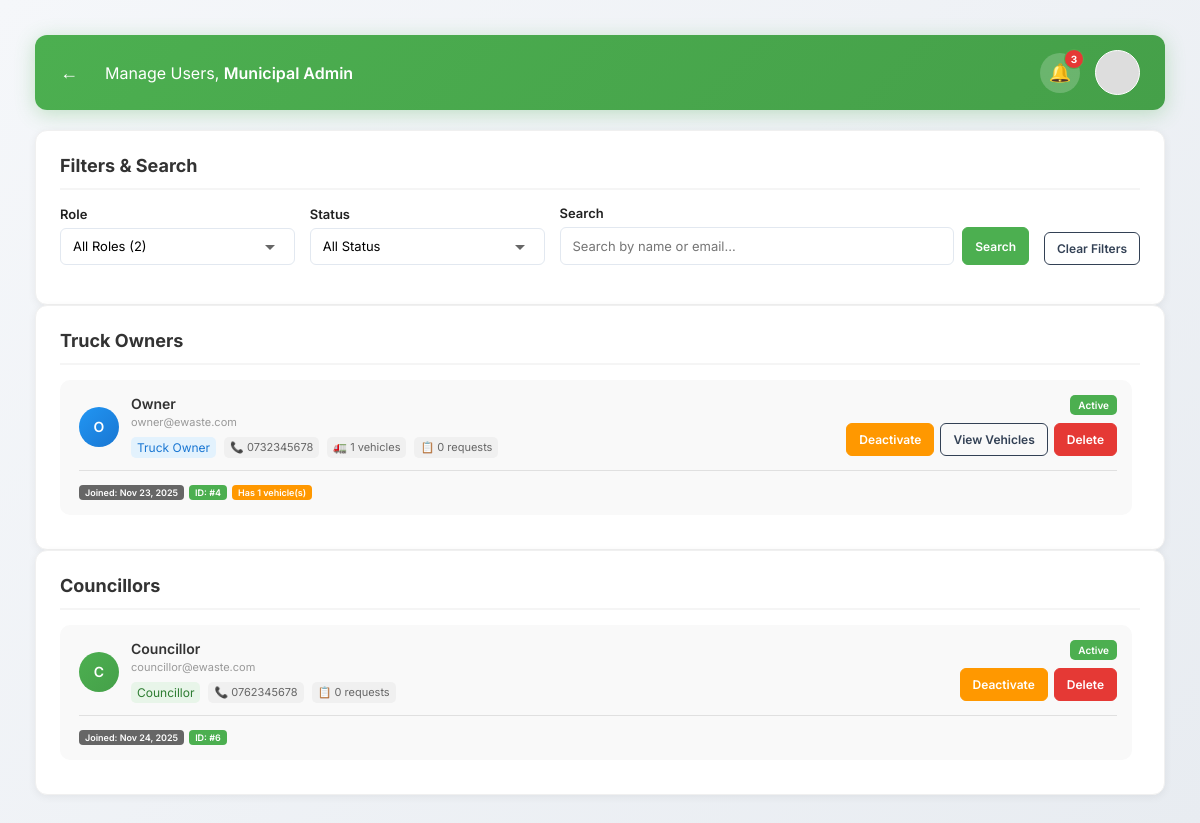
Page /public/admin-users.php (signed in) on the committed database.
### tables this page shows
CREATE TABLE `users` (
  `id` int(11) NOT NULL,
  `name` varchar(120) NOT NULL,
  `email` varchar(160) NOT NULL,
  `profile_pic` varchar(255) DEFAULT NULL,
  `phone` varchar(40) DEFAULT NULL,
  `password_hash` varchar(255) NOT NULL,
  `role` enum('resident','driver','owner','councillor','municipal_admin','administrator') NOT NULL DEFAULT 'resident',
  `ward_id` int(11) DEFAULT NULL,
  `owner_id` int(11) DEFAULT NULL,
  `status` enum('active','suspended') NOT NULL DEFAULT 'active',
  `created_at` timestamp NOT NULL DEFAULT current_timestamp()
);

### includes/auth-check.php (called while the page is built, shortened)
<?php
$currentUserName = $_SESSION['full_name'] ?? ($_SESSION['name'] ?? null);

### public/admin-users.php (the view, shortened to what this page needs)
<?php
require_once __DIR__.'/../includes/db.php';
require_once __DIR__.'/../includes/auth-check.php';
function h($s){ return htmlspecialchars((string)$s, ENT_QUOTES, 'UTF-8'); }
$adminName = $currentUserName ?: 'Admin';
$roleFilter   = $_GET['role'] ?? 'all';
$statusFilter = $_GET['status'] ?? 'all';
$searchQuery  = $_GET['search'] ?? '';
$query = "
  SELECT u.id, u.name, u.email, u.phone, u.role, u.status, u.created_at,
         SUM(CASE WHEN v.id IS NOT NULL AND (v.status IS NULL OR v.status <> 'deleted') THEN 1 ELSE 0 END) as vehicle_count,
         COUNT(DISTINCT r.id) as request_count
  FROM users u
  LEFT JOIN vehicles v ON v.owner_id = u.id
  LEFT JOIN requests r ON r.resident_id = u.id
  WHERE u.role IN ('councillor', 'owner', 'truck_owner')
";
$query .= "
  GROUP BY u.id, u.name, u.email, u.phone, u.role, u.status, u.created_at
  ORDER BY u.created_at DESC
";
$stmt = $conn->prepare($query);
$stmt->execute();
$result = $stmt->get_result();
$owners = [];
$councillors = [];
while ($row = $result->fetch_assoc()) {
    if (in_array($row['role'], ['owner','truck_owner'], true)) {
        $owners[] = $row;
    } else {
        $councillors[] = $row;
    }
}
$totalUsers      = count($owners) + count($councillors);
?>
<!DOCTYPE html>
<html lang="en">
<head>
  <link rel="stylesheet" href="../assets/css/municipal.css">
</head>
<body>
  <div class="container">
    <div class="header">
      <div class="header-left">
        <a href="admin-dashboard.php" class="back-button">←</a>
        <div class="welcome-text">Manage Users, <strong><?=h($adminName);?></strong></div>
      </div>
      <div class="header-right">
        <div class="notification-badge"><div class="notification-count">3</div></div>
        <div class="profile-pic"></div>
      </div>
    </div>
    <div class="card">
      <div class="card-title">Filters & Search</div>
      <form method="GET" action="" class="filter-form">
        <div class="filter-grid">
          <div class="form-group">
            <label class="form-label">Role</label>
            <select name="role" class="form-select" onchange="this.form.submit()">
              <option value="all"      <?=$roleFilter==='all'?'selected':'';?>>All Roles (<?=$totalUsers;?>)</option>
            </select>
          </div>
          <div class="form-group">
            <label class="form-label">Status</label>
            <select name="status" class="form-select" onchange="this.form.submit()">
              <option value="all"     <?=$statusFilter==='all'?'selected':'';?>>All Status</option>
            </select>
          </div>
          <div class="form-group">
            <label class="form-label">Search</label>
            <div class="search-container">
              <input type="text" name="search" class="form-input" placeholder="Search by name or email..." value="<?=h($searchQuery);?>">
              <button type="submit" class="btn btn-primary">Search</button>
            </div>
          </div>
          <div class="form-group">
            <label class="form-label">&nbsp;</label>
            <a href="admin-users.php" class="btn btn-outline">Clear Filters</a>
          </div>
        </div>
      </form>
    </div>
    <div class="card full-width">
      <div class="card-title">Truck Owners</div>
      <div class="scroll-container">
        <?php if(empty($owners)): ?>
          <div class="empty">No truck owners found.</div>
        <?php else: foreach($owners as $user):
          $statusClass = $user['status']==='active' ? 'badge-approved' : 'badge-pending';
          $initials='U';
          if ($user['name']) {
            $parts = explode(' ', $user['name']);
            $initials = strtoupper(substr($parts[0],0,1).(isset($parts[1])?substr($parts[1],0,1):''));
          }
        ?>
        <div class="user-item">
          <div class="user-header">
            <div class="user-info">
              <div class="user-avatar role-owner"><?= $initials; ?></div>
              <div class="user-details">
                <h4><?=h($user['name']);?></h4>
                <div class="user-email"><?=h($user['email']);?></div>
                <div class="user-meta">
                  <span class="user-role role-owner">Truck Owner</span>
                  <?php if($user['phone']): ?><span class="user-phone">📞 <?=h($user['phone']);?></span><?php endif; ?>
                  <span class="user-stats">🚛 <?= (int)$user['vehicle_count']; ?> vehicles</span>
                  <span class="user-stats">📋 <?= (int)$user['request_count']; ?> requests</span>
                </div>
              </div>
            </div>
            <div class="user-actions">
              <span class="badge <?=$statusClass;?>"><?=h(ucfirst($user['status']));?></span>
              <div class="action-buttons">
                <form method="POST" action="">
                  <button type="submit" name="toggle_status" class="btn btn-warning">
                    <?= $user['status'] === 'active' ? 'Deactivate' : 'Activate'; ?>
                  </button>
                </form>
                <a class="btn btn-outline" href="admin-vehicles.php?owner_id=<?= (int)$user['id']; ?>">
                  View Vehicles
                </a>
                <button type="button" class="btn btn-danger"
                        onclick="confirmDelete(<?= (int)$user['id']; ?>, '<?= h($user['name']); ?>')">
                  Delete
                </button>
              </div>
            </div>
          </div>
          <div class="user-footer">
            <div class="user-tags">
              <div class="tag date">Joined: <?= h(date('M j, Y', strtotime($user['created_at']))); ?></div>
              <div class="tag id">ID: #<?= (int)$user['id']; ?></div>
              <?php if((int)$user['vehicle_count'] > 0): ?>
                <div class="tag warning">Has <?= (int)$user['vehicle_count']; ?> vehicle(s)</div>
              <?php endif; ?>
            </div>
          </div>
        </div>
        <?php endforeach; endif; ?>
      </div>
    </div>
    <div class="card full-width">
      <div class="card-title">Councillors</div>
      <div class="scroll-container">
        <?php if(empty($councillors)): ?>
          <div class="empty">No councillors found.</div>
        <?php else: foreach($councillors as $user):
          $statusClass = $user['status']==='active' ? 'badge-approved' : 'badge-pending';
          $initials='U';
          if ($user['name']) {
            $parts = explode(' ', $user['name']);
            $initials = strtoupper(substr($parts[0],0,1).(isset($parts[1])?substr($parts[1],0,1):''));
          }
        ?>
        <div class="user-item">
          <div class="user-header">
            <div class="user-info">
              <div class="user-avatar role-councillor"><?= $initials; ?></div>
              <div class="user-details">
                <h4><?=h($user['name']);?></h4>
                <div class="user-email"><?=h($user['email']);?></div>
                <div class="user-meta">
                  <span class="user-role role-councillor">Councillor</span>
                  <?php if($user['phone']): ?><span class="user-phone">📞 <?=h($user['phone']);?></span><?php endif; ?>
                  <span class="user-stats">📋 <?= (int)$user['request_count']; ?> requests</span>
                </div>
              </div>
            </div>
            <div class="user-actions">
              <span class="badge <?=$statusClass;?>"><?=h(ucfirst($user['status']));?></span>
              <div class="action-buttons">
                <form method="POST" action="">
                  <button type="submit" name="toggle_status" class="btn btn-warning">
                    <?= $user['status'] === 'active' ? 'Deactivate' : 'Activate'; ?>
                  </button>
                </form>
                <button type="button" class="btn btn-danger"
                        onclick="confirmDelete(<?= (int)$user['id']; ?>, '<?= h($user['name']); ?>')">
                  Delete
                </button>
              </div>
            </div>
          </div>
          <div class="user-footer">
            <div class="user-tags">
              <div class="tag date">Joined: <?= h(date('M j, Y', strtotime($user['created_at']))); ?></div>
              <div class="tag id">ID: #<?= (int)$user['id']; ?></div>
            </div>
          </div>
        </div>
        <?php endforeach; endif; ?>
      </div>
    </div>
  </div>
</body>
</html>

### rows in the picture
users: name "O", name "Owner", email "owner@ewaste.com", phone "0732345678", vehicle_count "1", request_count "0", status "Active", shows "Deactivate", created_at "Nov 23, 2025", id "4"
users: name "C", name "Councillor", email "councillor@ewaste.com", phone "0762345678", request_count "0", status "Active", shows "Deactivate", created_at "Nov 24, 2025", id "6"

### other values in the picture
$adminName "Municipal Admin"
